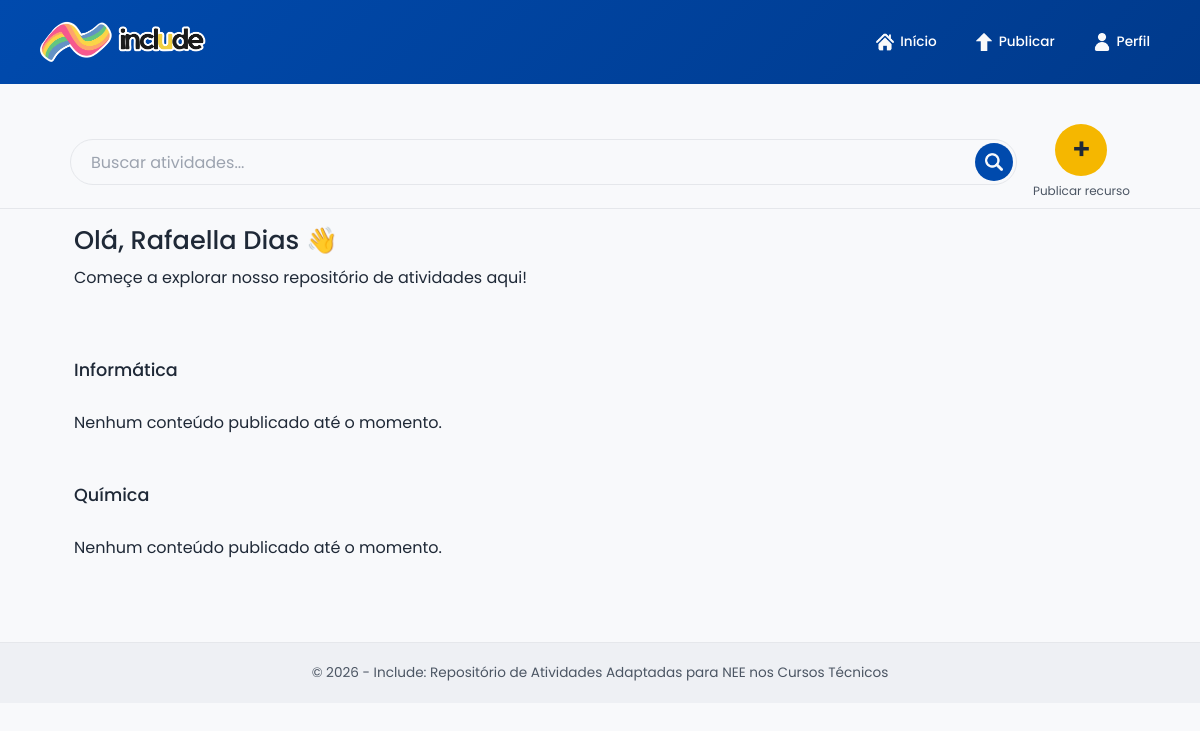
/home (signed in), run on the app's committed database.
### app/models.py (models this page shows, shortened)
class Usuario(UserMixin, db.Model):
    __tablename__ = 'usuarios'
    id_usuario = db.Column(db.Integer, primary_key=True)
    nome_completo = db.Column(db.String(50), nullable=False)
    nome_usuario = db.Column(db.String(50), nullable=False, unique=True)
    email = db.Column(db.String(50), nullable=False, unique=True)
    descricao = db.Column(db.String(200))
    senha = db.Column(db.String(255), nullable=False)
    tipo =  db.Column(db.String(20), default='user', nullable=False)
    public_id = db.Column(db.String(100))
    foto_url = db.Column(db.String(255))
    atividades = db.relationship('Atividade', backref='autor', lazy=True)

class Curso(db.Model):
    __tablename__ = 'cursos'
    id_curso = db.Column(db.Integer, primary_key=True)
    nome = db.Column(db.String(100), nullable=False, unique=True)
    materias = db.relationship('Materia', backref='curso', lazy=True, cascade='all, delete-orphan')
    atividades = db.relationship('Atividade', backref='curso', lazy=True)

### app/routes/main_routes.py (the view)
@main_bp.route('/home')
def home():
    cursos = Curso.query.all()
    atividades = Atividade.query.order_by(Atividade.data_publicacao.desc()).all()
    return render_template('home.html', atividades=atividades, cursos=cursos)

### app/__init__.py (called while the page is built)
def create_app(): #implementando o Application Factory
    app = Flask(__name__)
    app.config.from_object(Config) #carregamento das configurações da classe Config
    db.init_app(app) #passando o app como argumento à criação do banco sqlalch.
    login_manager.init_app(app) #passando o app como argumento à criação do login manager
    login_manager.login_view = 'auth.login'
    @login_manager.user_loader
    def user_loader(id):
        from app.models import Usuario
        return Usuario.query.get(int(id))
    cloudinary.config(secure=True)
    app.register_blueprint(main_bp)
    app.register_blueprint(auth_bp)
    app.register_blueprint(user_bp)
    app.register_blueprint(activities_bp)
    app.register_blueprint(admin_bp)
    return (app) #retorno da criação efetiva do app

### app/templates/home.html (shortened to what this page needs)
{% extends "base.html" %}
{% block content %}
<section class="home-fixed">
  <div class="home-fixed-inner">
    <div class="home-actions">
      <form class="search-wrapper" action="{{ url_for('main.busca')}}" method="GET">
          <input type="text" name="q" placeholder="Buscar atividades..." value="{{ termo or ''}}">
          <button class="search-btn" aria-label="Pesquisar">
            <img src="{{ url_for('static', filename='images/icons/icon-pesquisar.png') }}" alt="">
          </button>
      </form>
      <div class="publish-wrapper">
        <a href="{{ url_for('activities.publicar') }}" class="publish-btn">
          <span class="plus">+</span>
        </a>
        <span class="publish-label">Publicar recurso</span>
      </div>
    </div>
  </div>
</section>
<main class="main-container">
  <div class="home-header">
   <h2>Olá, {{ current_user.nome_completo }} 👋</h2>
    <p>Começe a explorar nosso repositório de atividades aqui!</p>
  </div>
  <section class="atividades">
    {% for curso in cursos %}
      <div class="curso-section">
        <h2>{{ curso.nome }}</h2>
        {% if curso.atividades %}
          <div class="atividade-lista">
            {% for atividade in curso.atividades %}
              <div class="atividade-card">
                <div class="atividade-preview">
                                      {% if atividade.arquivos %}
                                        {% set arquivo = atividade.arquivos[0] %}
                                        {% if 'image' in arquivo.tipo %}
                                            <img class="preview-img" src="{{ arquivo.arquivo_url }}" loading="lazy">
                                        {% elif 'application/pdf' in arquivo.tipo %}
                                            <iframe class="preview" src="{{ arquivo.arquivo_url }}" loading="lazy"></iframe>
                                        {% elif 'word' in arquivo.tipo %}
                                            <div class="preview-doc">
                                                <img src="{{ url_for('static', filename='images/icons/icon-word.png') }}" alt="Documento Word">
                                                <p>{{ arquivo.nome }}</p>
                                            </div>
                                        {% else %}
                                        <div class="atividade-preview-vazio">Sem preview</div>
                                        {% endif %}
                                    {% endif %}
                </div>
                <div class="atividade-info">
                  <a href="{{ url_for('activities.detalhes_atividade', id=atividade.id_atividade)}}">
                    <h3>{{ atividade.titulo }}</h3>
                  </a>
                  <p>{{ atividade.curso.nome }}</p>
                  <p class="info-materia">{{ atividade.materia.nome }}</p>
                </div>
                <div class="atividade-actions">
                  <a href="{{ atividade.arquivos[0].arquivo_url
                           | replace('/upload/', '/upload/fl_attachment:atividade') }}"
                           class="btn-icon-action">
                    <img src="{{ url_for('static', filename='images/icons/icon-baixar.png') }}" alt="">
                  </a>
                </div>
              </div>
            {% endfor %}
        {% else %}
          <p>Nenhum conteúdo publicado até o momento.</p>
        {% endif %}
      </div>
    {% endfor %}
  </section>
</main>
<footer>
  <p>© 2026 - Include: Repositório de Atividades Adaptadas para NEE nos Cursos Técnicos</p>
</footer>
{% endblock %}

### app/static/css/base/base.css (style rules this page uses)
* { margin: 0; padding: 0; box-sizing: border-box; font-family: 'Poppins', Arial, Helvetica, sans-serif; }
:root { --azul-principal: #004aad; --azul-escuro: #003a8c; --amarelo-destaque: #f5b700; --amarelo-hover: #d6a400; --vermelho-alerta: #cf0101; --vermelho-hover: #ba0000; --texto-principal: #1f2937; --texto-secundario: #4b5563; --fundo-pagina: #f8f9fb; --navbar-height: 84px; --tag-azul-bg: #E0F2FE; --tag-azul-texto: #0C4A6E; --tag-amarelo-bg: #FEF3C7; --tag-amarelo-texto: #92400E; --tag-verde-bg: #DCFCE7; --tag-verde-texto: #166534; --tag-rosa-bg: #FCE7F3; --tag-rosa-texto: #9D174D; --tag-roxo-bg: #F3E8FF; --tag-roxo-texto: #6B21A8; }
body { background-color: var(--fundo-pagina); color: var(--texto-principal); margin: 0; padding-top: var(--navbar-height); }
.main-container { width: 100%; max-width: 1100px; margin: 16px auto; padding: 0 24px; display: flex; flex-direction: column; gap: 28px; }
.main-container p { max-width: 75ch; line-height: 1.75; color: var(--texto-principal); }
footer { width: 100%; margin-top: 64px; padding: 20px 16px; background-color: #eef0f4; border-top: 1px solid #e5e7eb; display: flex; justify-content: center; align-items: center; }
footer p { font-size: 0.85rem; color: var(--texto-secundario); text-align: center; margin: 0; }
.main-container h2 { font-size: 1.6rem; font-weight: 500; }

### app/static/css/base/forms.css (style rules this page uses)
form { display: flex; flex-direction: column; gap: 12px; }
form input, form textarea, form select { background-color: #fafafa; }
form input, form select, form textarea { width: 100%; padding: 12px 14px; border-radius: 6px; border: 1px solid #ccc; font-size: 0.95rem; font-weight: 400; }
input[type="text"], input[type="email"], input[type="password"], input[type="file"] { width: 100%; padding: 10px 12px; border-radius: 6px; border: 1px solid #ccc; font-size: 0.95rem; }

### app/static/css/components/buttons.css (style rules this page uses)
.publish-wrapper { display: flex; flex-direction: column; align-items: center; gap: 6px; }
.publish-btn { width: 52px; height: 52px; border: none; outline: none; border-radius: 50%; background-color: var(--amarelo-destaque); color: #1f2937; display: flex; align-items: center; justify-content: center; text-decoration: none; font-size: 1.8rem; font-weight: 600; transition: background-color 0.2s ease; }
.publish-label { font-size: 0.75rem; color: var(--texto-secundario); }

### app/static/css/components/atividades.css (style rules this page uses)
.curso-section { display: flex; flex-direction: column; gap: 16px; }
.atividades { margin-top: 12px; display: flex; flex-direction: column; gap: 24px; }
.atividades h2 { font-size: 1.1rem; margin-bottom: 4px; }

### app/static/css/pages/home.css (style rules this page uses)
.home-fixed { position: sticky; top: var(--navbar-height); z-index: 20; background-color: var(--fundo-pagina); padding: 8px 0; border-bottom: 1px solid #e5e7eb; }
.home-fixed-inner { width: 100%; max-width: 1100px; margin: 0 auto; padding: 0 20px; display: flex; flex-direction: column; gap: 6px; }
.home-actions { display: flex; align-items: center; gap: 16px; }
.search-wrapper { position: relative; flex: 1; height: 46px; padding: 0 0px 0 20px; background-color: #fff; border: 1px solid #e5e7eb; border-radius: 999px; display: flex; align-items: center; box-sizing: border-box; }
form.search-wrapper { display: flex !important; flex-direction: row !important; gap: 0 !important; background: transparent; }
.search-wrapper input { all: unset; flex: 1; height: 100%; font-size: 1rem; color: #374151; }
.search-wrapper input::placeholder { color: #9ca3af; }
.search-btn { all: unset; width: 38px; height: 38px; margin-right: 3px; border-radius: 50%; background-color: var(--azul-principal); cursor: pointer; display: flex; align-items: center; justify-content: center; transition: background-color 0.2s ease; }
.search-btn img { width: 18px; height: 18px; }
.publish-wrapper { display: flex; flex-direction: column; align-items: center; }
.atividades { padding-top: 4px; }
.atividades h2 { margin-top: 8px; margin-bottom: 12px; }

### data on the page
Usuario: nome_completo "Rafaella Dias"
Curso: nome "Informática"
Curso: nome "Química"
